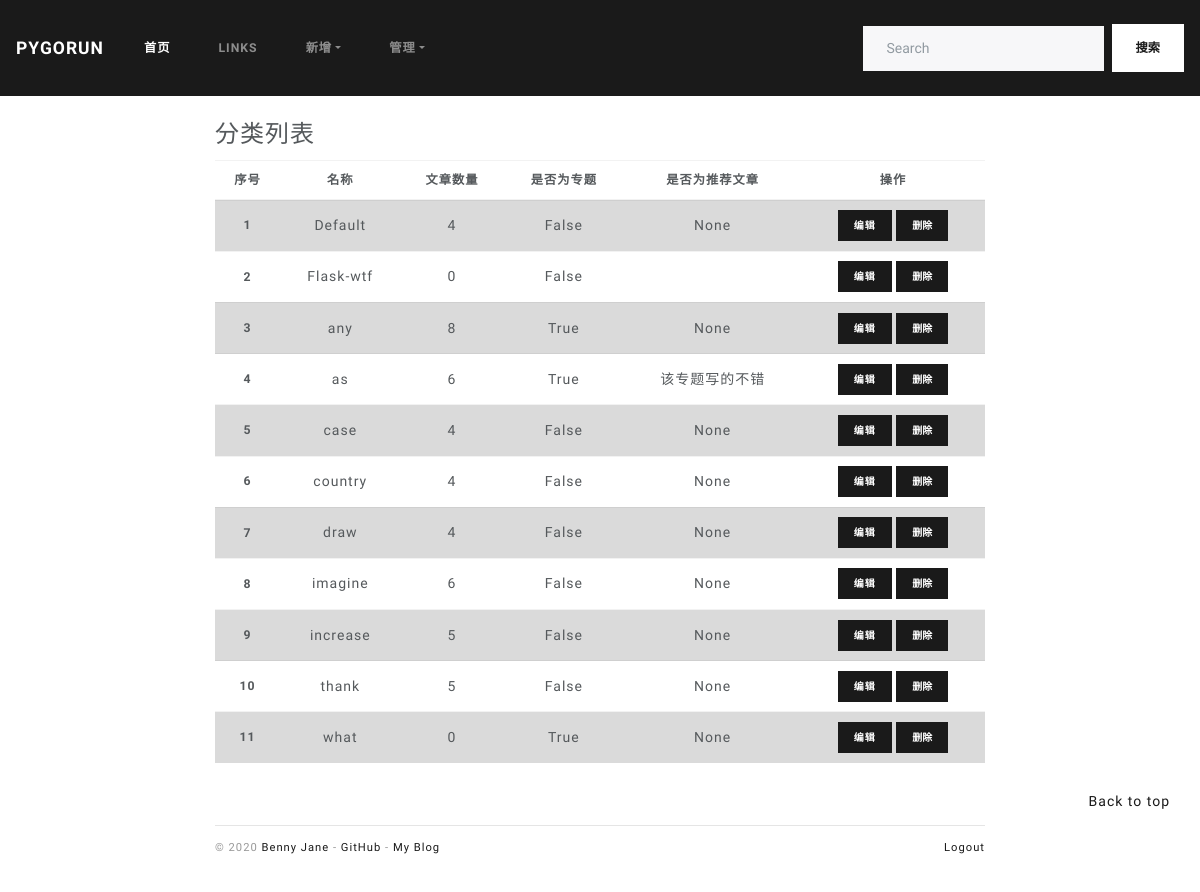
Page /admin/category/manage (signed in) on the earlier database version.
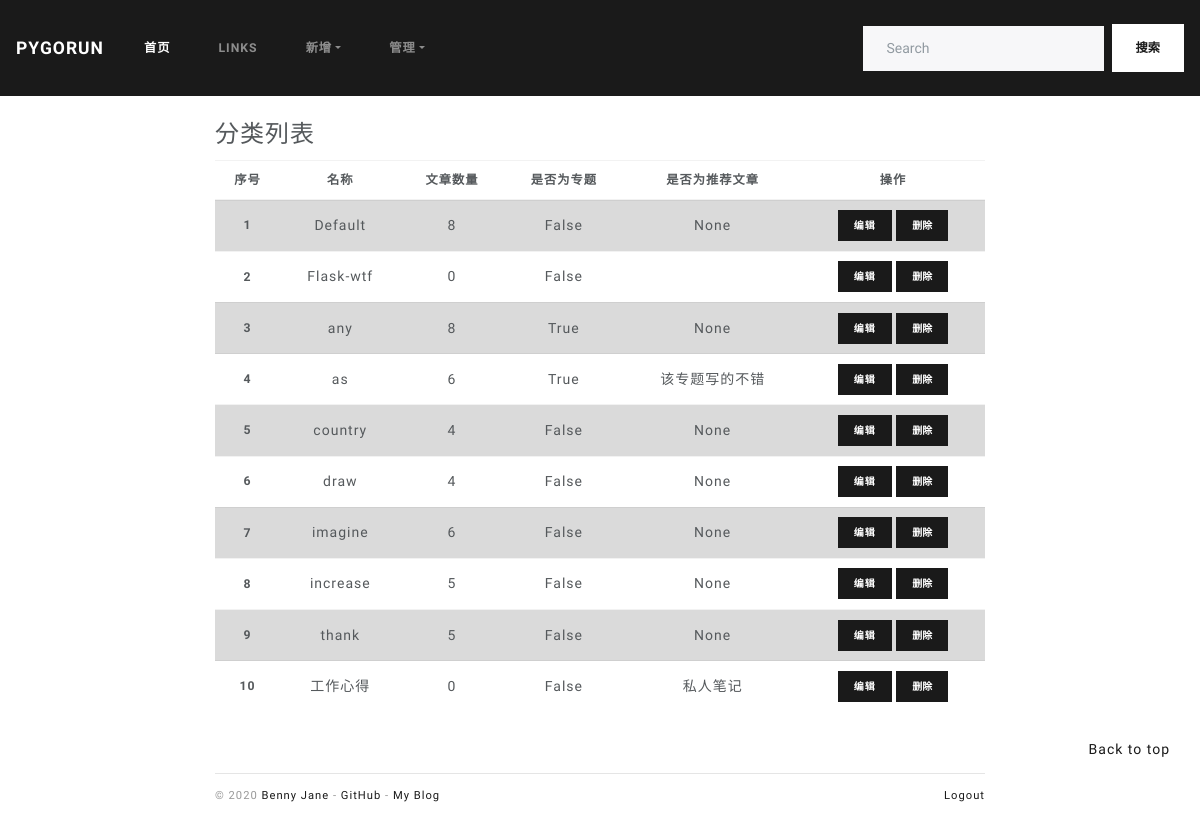
Same page on the later database version.
### blogDog/models.py (models this page shows, shortened)
class Category(db.Model):
    id = db.Column(db.Integer, primary_key=True)
    name = db.Column(db.String(100), unique=True)
    isSubject = db.Column(db.Boolean, default=False)
    subject_info = db.Column(db.Text)  # 添加备注信息
    posts = db.relationship("Post", back_populates="category")

### blogDog/web/admin.py (the view)
@admin_bp.route('/category/manage')
@login_required
def manage_category():
    return render_template('admin/manage_category.html')

### blogDog/__init__.py (called while the page is built)
def register_template_context(app):
    @app.context_processor
    def make_template_context():
        admin = Admin.query.first()
        categories = Category.query.order_by(Category.name).all()
        links = Link.query.order_by(Link.name).all()
        subjects = Category.query.filter_by(isSubject=True).all()
        recommends = Post.query.filter_by(isRecommend=True).order_by(Post.timestamp.desc()).all()
        if current_user.is_authenticated:
            unread_comments = Comment.query.filter_by(reviewed=False).count()
        else:
            unread_comments = None
        return dict(admin=admin, categories=categories, links=links, recommends=recommends
                    , unread_comments=unread_comments, subjects=subjects)

### blogDog/extensions.py (called while the page is built)
@login_manager.user_loader
def load_user(user_id):
    from blogDog.models import Admin
    user = Admin.query.get(int(user_id))
    return user

### blogDog/templates/admin/manage_category.html (shortened to what this page needs)
{% extends 'admin/_admin_base.html' %}
{% block adminContent %}
    <legend>分类列表</legend>
    <table class="table table-hover">
        <thead class="table-cell">
        <tr>
            <th scope="col">序号</th>
            <th scope="col">名称</th>
            <th scope="col">文章数量</th>
            <th scope="col">是否为专题</th>
            <th scope="col">是否为推荐文章</th>
            <th scope="col">操作</th>
        </tr>
        </thead>
        <tbody class="table-cell">
        {% if categories %}
            {% for category in categories %}
                <tr {% if (loop.index % 2 == 1) %}class="table-active" {% endif %}>
                    <th scope="row">{{ loop.index }}</th>
                    <td>{{ category.name }}</td>
                    <td>{{ category.posts|length }}</td>
                    <td>{{ category.isSubject }}</td>
                    <td>{{ category.subject_info }}</td>
                    <td class="table-deal">
                        <div class="justify-content-between">
                            <a type="button" class="btn btn-primary btn-sm"
                               href="{{ url_for('admin.edit_category', category_id=category.id) }}">编辑</a>
                            <form class="inline" method="post"
                                  action="{{ url_for('admin.delete_category', category_id=category.id) }}">
                                <button type="submit" class="btn btn-primary btn-sm"
                                        onclick="return confirm('是否确认删除？')">删除
                                </button>
                            </form>
                        </div>
                    </td>
                </tr>
            {% endfor %}
        {% endif %}
        </tbody>
    </table>
{% endblock %}

### blogDog/templates/admin/_admin_base.html (shortened to what this page needs)
{% extends 'base.html' %}
{% block mainBody %}
    <div class="container col-md-8">
        <div class="align-content-md-center">
            {% block adminContent %}
            {% endblock %}
        </div>
    </div>
    <div style="position: fixed; right: 30px; bottom: 10vh">
        <span class="float-lg-right"><a href="#top">Back to top</a></span>
    </div>
    {% block adminFooter %}
        <div class="container col-md-8">
            {% include 'blog/_footer.html' %}
        </div>
    {% endblock %}
{% endblock mainBody %}

### blogDog/templates/base.html (shortened to what this page needs)
{% from 'bootstrap/nav.html'  import render_nav_item %}
<!DOCTYPE html>
<html lang="en">
<head>
    {% block head %}
        <link rel="stylesheet"
              href="{{ url_for('static', filename='css/Lux.min.css') }}"
              type="text/css">
        <link rel="stylesheet" href="{{ url_for('static', filename='css/style.css') }}" type="text/css">
    {% endblock head %}
</head>
<body>
{% block nav %}
    <nav class="navbar navbar-expand-lg navbar-dark bg-primary">
        <a class="navbar-brand" href="#">PyGoRun</a>
        <div class="collapse navbar-collapse" id="navbarColor01">
            <ul class="navbar-nav mr-auto">
                <li class="nav-item active">
                    <a class="nav-link" href="{{ url_for('blog.index') }}">首页<span class="sr-only">(current)</span></a>
                </li>
                {% include '_otherNav.html' %}
                {% include '_adminNav.html' %}
            </ul>
            <form class="form-inline my-2 my-lg-0" method="post" action="{{ url_for('blog.search_post') }}">
                <input class="form-control mr-sm-2" type="text" placeholder="Search" name="search">
                <button class="btn btn-secondary my-2 my-sm-0" type="submit">搜索</button>
            </form>
        </div>
    </nav>
{% endblock nav %}
{% block mainBody %}
{% endblock %}
</body>
</html>

### blogDog/templates/_otherNav.html
{% block extensionNav %}
    <li class="nav-item">
        <a class="nav-link" href="#">Links</a>
    </li>
{% endblock %}

### blogDog/templates/_adminNav.html (shortened to what this page needs)
{% if current_user.is_authenticated %}
    <li class="nav-item dropdown">
        <a class="nav-link dropdown-toggle" data-toggle="dropdown" href="#" role="button"
           aria-haspopup="true"
           aria-expanded="false">新增</a>
    </li>
    <li class="nav-item dropdown">
        <a class="nav-link dropdown-toggle" data-toggle="dropdown" href="#" role="button"
           aria-haspopup="true"
           aria-expanded="false">管理</a>
    </li>
{% endif %}

### blogDog/templates/blog/_footer.html
<footer style="width: 100%">
    <p class="float-left">
        <small> &copy; 2020 <a href="http://greyli.com" title="Written by Grey Li">Benny Jane</a> -
            <a href="https://github.com/greyli/bluelog" title="Fork me on GitHub">GitHub</a> -
            <a href="http://helloflask.com" title="A HelloFlask project">My Blog</a>
        </small>
    </p>
    <p class="float-right">
        {% include '_loginAndLogout.html' %}
    </p>
</footer>

### blogDog/templates/_loginAndLogout.html
<p class="float-right">
    <small>
        {% if current_user.is_authenticated %}
            <a href="{{ url_for('auth.logout', next=request.full_path) }}">Logout</a>
        {% else %}
            <a href="{{ url_for('auth.login', next=request.full_path) }}">Login</a>
        {% endif %}
    </small>
</p>

### blogDog/static/css/style.css (style rules this page uses)
nav { margin-bottom: 20px; }
.inline { display: inline; }
footer { margin-top: 30px; padding: 10px 0 40px; color: #999; border-top: 1px solid #e5e5e5; }
.table-cell tr th, .table-cell tr td { padding: 0.6rem; vertical-align: middle; text-align: center; }

Differences in the rows shown:
removed Category: name "case", posts|length "4", isSubject "False", subject_info "None"
removed Category: name "what", posts|length "0", isSubject "True", subject_info "None"
computed for Category "Default": posts|length "4" → "8"
added Category: name "工作心得", posts|length "0", isSubject "False", subject_info "私人笔记"
